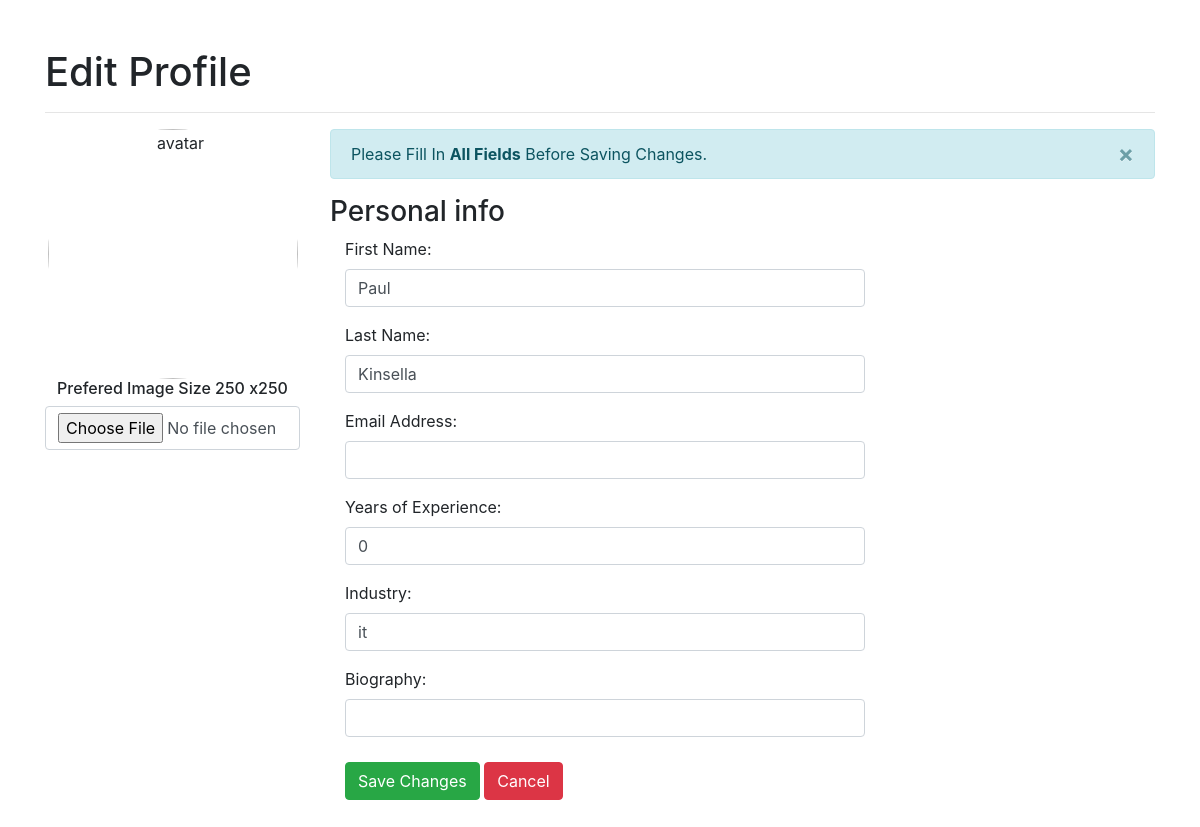
Before: /editProfile.php?id=2 with the older database file.
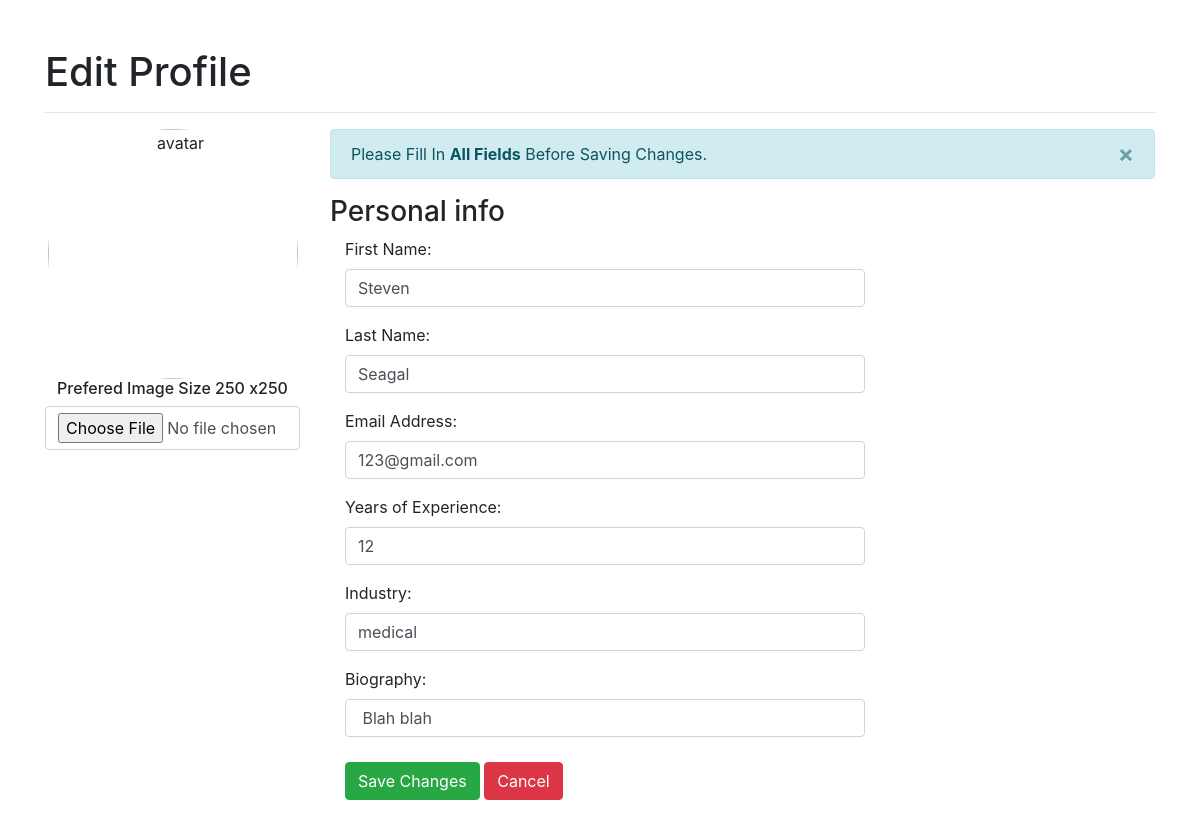
After: the same page with the newer database file.
### tables this page shows
CREATE TABLE `newuser` (
  `id` int(100) NOT NULL,
  `first` varchar(128) NOT NULL,
  `last` varchar(128) NOT NULL,
  `uid` varchar(128) NOT NULL,
  `pwd` varchar(1000) NOT NULL,
  `email` varchar(255) NOT NULL,
  `years` int(11) NOT NULL,
  `industry` enum('it','retail','medical','manual labour','academic','accountancy and finance','architecture/design','childcare','drivers','education/training','graduate','hair and beauty','motor industry') DEFAULT NULL,
  `bio` varchar(1000) NOT NULL,
  `userPic` varchar(200) NOT NULL,
  `profile` varchar(200) NOT NULL
);

### editProfile.php (the view, shortened to what this page needs)
<?php
include_once("dbh.php");
?>
<?php
$id = $_GET['id'];
$result = mysqli_query($conn, "SELECT * FROM newuser WHERE id=$id");
while($res = mysqli_fetch_array($result))
{
	$firstName = $res['first'];
	$lastName = $res['last'];
    $email = $res['email'];
    $yearsXP = $res['years'];
    $industryType = $res['industry'];
	$bio = $res['bio'];
}
?>
<?php
	require_once 'imageUploadConnection.php';
	if(isset($_GET['id']) && !empty($_GET['id']))
	{
		$id = $_GET['id'];
		$stmt_edit = $conn->prepare('SELECT id,first,last,years,industry,bio,userPic FROM newuser WHERE id =:uid');
		$stmt_edit->execute(array(':uid'=>$id));
		$edit_row = $stmt_edit->fetch(PDO::FETCH_ASSOC);
		extract($edit_row);
	}
	else
	{
		header("Location: userprofile.php");
	}
				?>
<head>
	<link rel="stylesheet" href="https://maxcdn.bootstrapcdn.com/bootstrap/4.0.0-alpha.6/css/bootstrap.min.css"
>
</head>
<body>
		<br/><br/>
	<form method="post" enctype="multipart/form-data" class="form-horizontal" role="form">
	<div class="container">
    <h1>Edit Profile</h1>
  	<hr>
	<div class="row">
      <div class="col-md-3">
        <div class="text-center">
		<img src="user_images/<?php echo $userPic; ?>" height="250" width="250" class="rounded-circle" alt="avatar" />
          <h6>Prefered Image Size 250 x250</h6>
          <input type="file" name="user_image" class="form-control" accept="image/*">
        </div>
	  </div>
	  <div class="col-md-9 personal-info">
        <div class="alert alert-info alert-dismissable">
          <a class="panel-close close" data-dismiss="alert">×</a>
          Please Fill In <strong>All Fields</strong> Before Saving Changes.
        </div>
		<h3>Personal info</h3>
		<div class="form-group">
            <label class="col-lg-3 control-label">First Name:</label>
            <div class="col-lg-8">
			<input class="form-control" type="text" name="first_name" value="<?php echo $firstName; ?>" required />
            </div>
		</div>
		<div class="form-group">
            <label class="col-lg-3 control-label">Last Name:</label>
            <div class="col-lg-8">
			<input class="form-control" type="text" name="last_name" value="<?php echo $lastName; ?>" required />
            </div>
		</div>
		<div class="form-group">
            <label class="col-lg-3 control-label">Email Address:</label>
            <div class="col-lg-8">
			<input class="form-control" type="text" name="email_Address" value="<?php echo $email; ?>" required />
            </div>
		</div>
		<div class="form-group">
            <label class="col-lg-3 control-label">Years of Experience:</label>
            <div class="col-lg-8">
			<input class="form-control" type="text" name="years_XP" value="<?php echo $yearsXP; ?>" required />
            </div>
		</div>
		<div class="form-group">
            <label class="col-lg-3 control-label">Industry:</label>
            <div class="col-lg-8">
			<input class="form-control" type="text" name="industry_Type" value="<?php echo $industryType; ?>" required /></td>
            </div>
		</div>
		<div class="form-group">
            <label class="col-lg-3 control-label">Biography:</label>
            <div class="col-lg-8">
			<input class="form-control" type="text" name="biography" value="<?php echo $bio; ?>" required />
            </div>
        </div>
	<div class="form-group">
            <label class="col-md-3 control-label"></label>
            <div class="col-md-8">
			<button type="submit" name="btn_save_updates" class="btn btn-success"> Save Changes</button>
              <button type="submit" name="cancel" class="btn btn-danger">Cancel </button>
            </div>
		  </div>
		  </div>
        </div>
		</div>
</form>
</body>
</html>

Changed rows visible on the page:
changed newuser: first_name "Paul" → "Steven"; last_name "Kinsella" → "Seagal"; email_Address (not shown) → "123@gmail.com"; years_XP "0" → "12"; industry_Type "it" → "medical"; biography (not shown) → "Blah blah"
